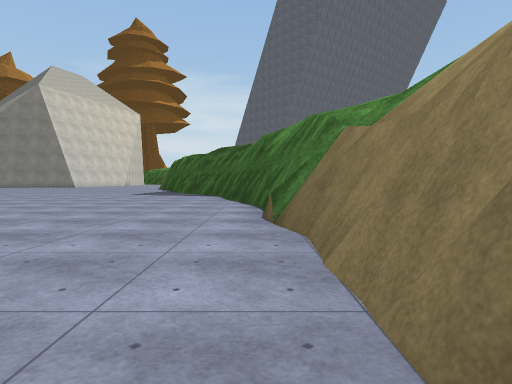
view 1 (above)

18 first-person views from a walk through a Unity game level. The camera is 1.2 m above the floor, tilts 2° down and sees 75° across. The floor is counted in squares, 2 m on a side. Each view is taken from the middle of a square. On the plan, view 1 faces up. The plan holds only what a view shows up to about 10 squares ahead; the rest is blank. The place goes on beyond the plan. Surface patterns are stand-ins for the level's own textures.

view 2
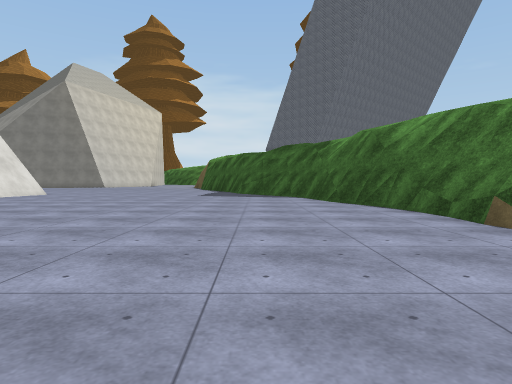

view 3
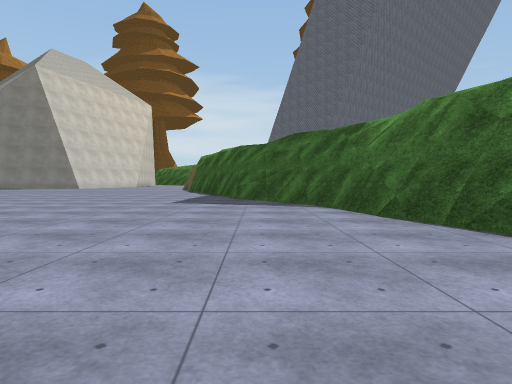

view 4
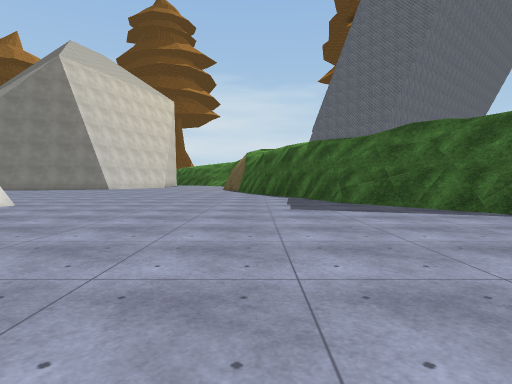

view 5
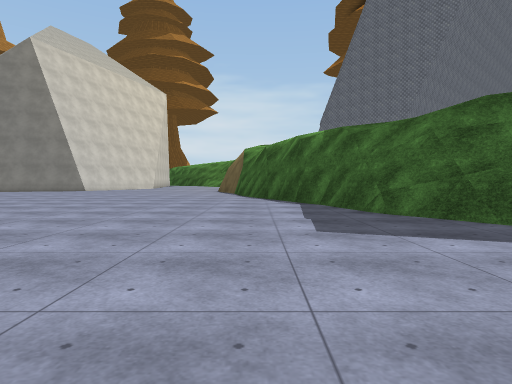

view 6
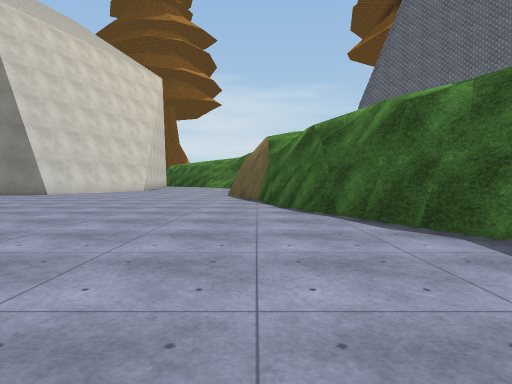

view 7
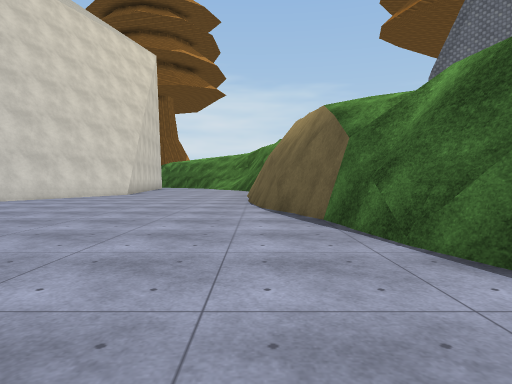

view 8
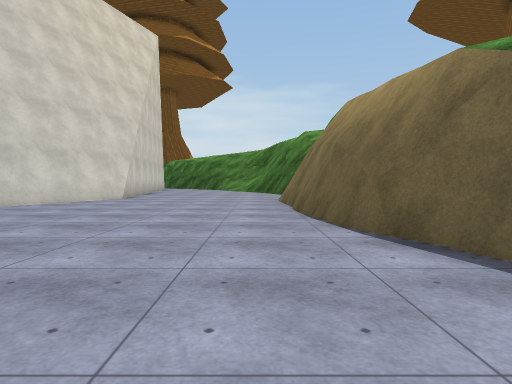

view 9
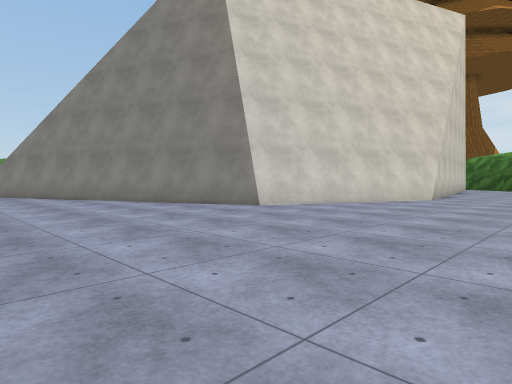

view 10
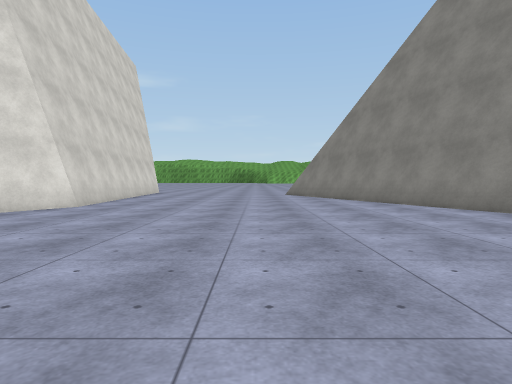

view 11
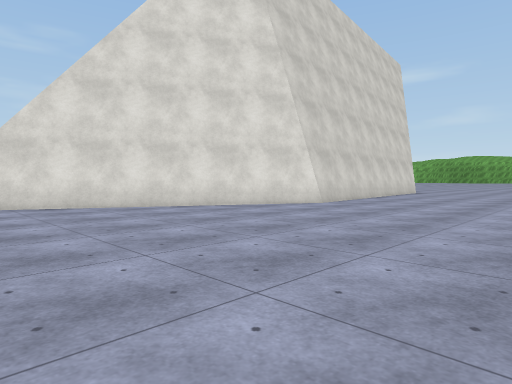

view 12
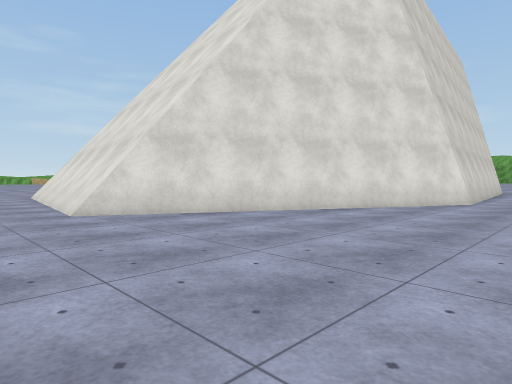

view 13
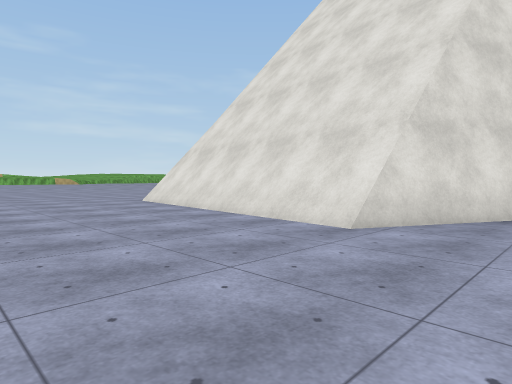

view 14
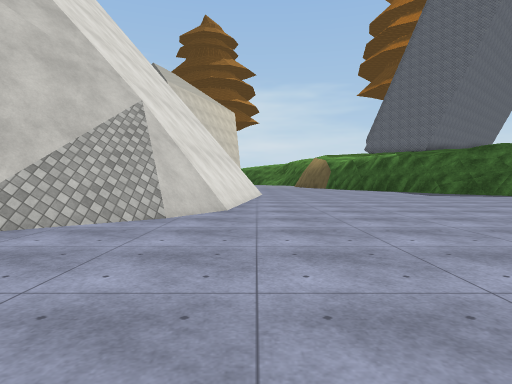

view 15
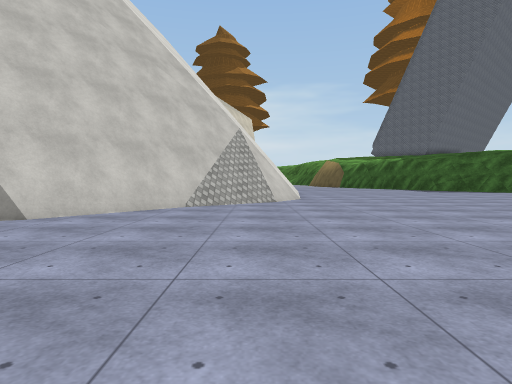

view 16
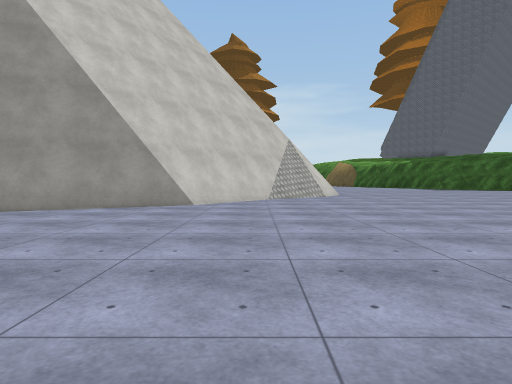

view 17
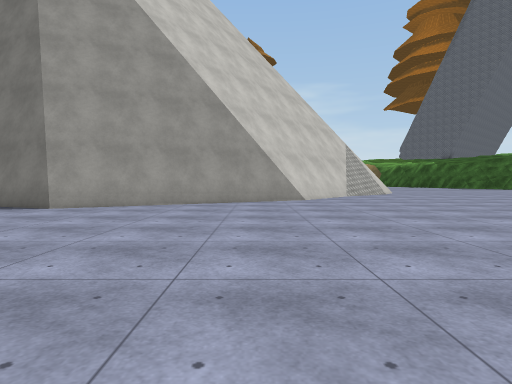

view 18
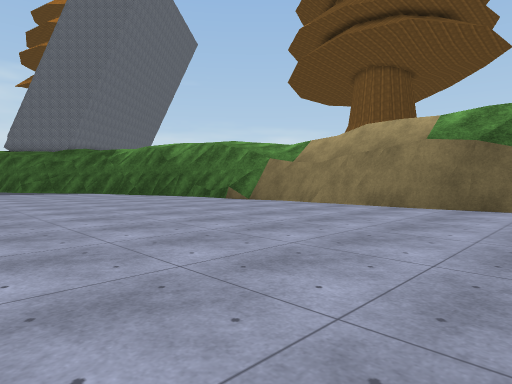

### Floor plan
Points are (right, up) in squares from view 1. A wall is a line through its corners. A room is listed if a view was taken in it or the views show most of it. See-through windows are left out.
Room 1 (views 1, 2, 3, 4, 5, 6, 7, 8, 9, 10, 11, 12, 13, 14, 15, 16, 17, 18)
walls: (-14.5, 8.5) (-15.7, 7.1); (-14.5, 8.2) (-15.9, 6.4); (-14.7, 8.7) (-15.7, 7.4); (-14.6, 7.6) (-16.4, 5.5); (-14.9, 8.7) (-15.6, 7.9); (-15, 6.8) (-16.3, 5.2); (-15.4, 6) (-16.4, 4.7); (-15.3, 5.5) (-18.1, 2.1); (-15.5, 5.7) (-16.4, 4.5); (-12.1, 15.1) (-12.9, 7.8) (-13.4, 7); (-12.3, 15.1) (-13.2, 7.9) (-13.4, 7.5); (-17.7, 2.3) (-23.6, -0.7) (-24.6, -0.4); (-1.5, 12.2) (-1.9, 12.9); (-1.7, 13.5) (-3.7, 16.3) (-4.3, 18.3); (-1.1, 12.4) (-1.8, 13.8); (-1.6, 13.7) (-3.5, 16.4); (-1.2, 13) (-1.4, 13.4); (-4.4, 17.3) (-4.7, 18.1); (-1.3, 13.4) (-1.7, 14.2); (-0.2, 9.3) (-0.6, 10.1); (0.2, 8.5) (0, 9.3); (0.2, 8.4) (-0.1, 9); (0.2, 7.4) (-1.1, 12.5); (-4.1, 18.1) (-4.8, 19.2); (-4.5, 18.6) (-5.9, 21.6); (0.4, 6.4) (0.3, 7.5); (-5, 19.1) (-5.4, 20.2); (0.6, 6.1) (0.5, 7.6); (0.6, 4.5) (0.4, 5.4) (0.5, 6.4); (0.8, 4.6) (0.5, 5.5); (1, 4.6) (0.8, 5.4); (-5, 20.3) (-5.4, 21.1); (0.8, 3.5) (0.2, 5.5) (0.2, 6.6); (-5.7, 21.1) (-6.7, 24); (0.8, 2.8) (0.7, 4.6); (0.8, 1.9) (0.9, 3.3); (0.8, 1.6) (0.8, 2.2); (-21.6, 18.6) (-19.4, 18.8) (-11.9, 14.9); (0.7, 0.5) (0.8, 1.7); (-6.1, 22.7) (-6.5, 24); (-6.6, 23.5) (-7.2, 26.2); (0.6, -1) (0.6, 3.6); (0.9, -1) (0.9, -0.5); (0.9, -2) (0.8, -0.6); (1, -2) (0.9, -1.3); (-7, 26) (-7.5, 27); (-7.3, 26.8) (-7.8, 29); (-7.7, 27.5) (-8, 29.6); (-19.4, 27.3) (-22.1, 26.2); (-7.8, 29.2) (-7.8, 30); (-7.8, 30.2) (-7.9, 31); (-8.2, 30.8) (-8.4, 31.6); (-7.9, 31.2) (-7.9, 32.4); (-14.1, 33) (-15.9, 28.8) (-19.2, 27.4); (-13.6, 33.6) (-15.8, 28.7)
low walls: (-12.5, 9.9) (-12.7, 7.7) (-13.5, 6.5); (-11.9, 14.9) (-12.3, 11.5); (-15.5, 4.9) (-17.7, 2.1); (-17.5, 2.2) (-22.7, -0.5); (-2, 13.6) (-2.5, 14.3); (-1.2, 11.8) (-1.4, 12.4); (-0.8, 11.4) (-0.9, 11.9); (0, 8.4) (-0.3, 9.1); (0, 6.5) (-0.1, 7.5); (-4.3, 18.2) (-4.7, 18.8); (0.6, 2.1) (0.7, 2.7); (0.8, -2) (0.5, -0.5); (-7.4, 25.9) (-7.6, 26.4); (-15.5, 28.7) (-22.1, 25.9); (-8, 29.4) (-8, 31); (-8, 31.5) (-8, 32.5)
ways out: opening at (-6, 25); opening at (-3, 17)

Positions as (right, up) in squares from view 1, and headings:
1: (0, 0), facing up
2: (-3, 1), facing up
3: (-3, 5), facing up
4: (-6, 7), facing up
5: (-6, 10), facing up
6: (-7, 15), facing up
7: (-8, 20), facing up
8: (-9, 23), facing up
9: (-10, 23), facing up-left
10: (-12, 23), facing left
11: (-12, 24), facing down-left
12: (-10, 21), facing down-left
13: (-8, 17), facing down-left
14: (-12, 1), facing up
15: (-14, -3), facing up
16: (-16, -6), facing up
17: (-19, -8), facing up
18: (-7, -3), facing up-right
